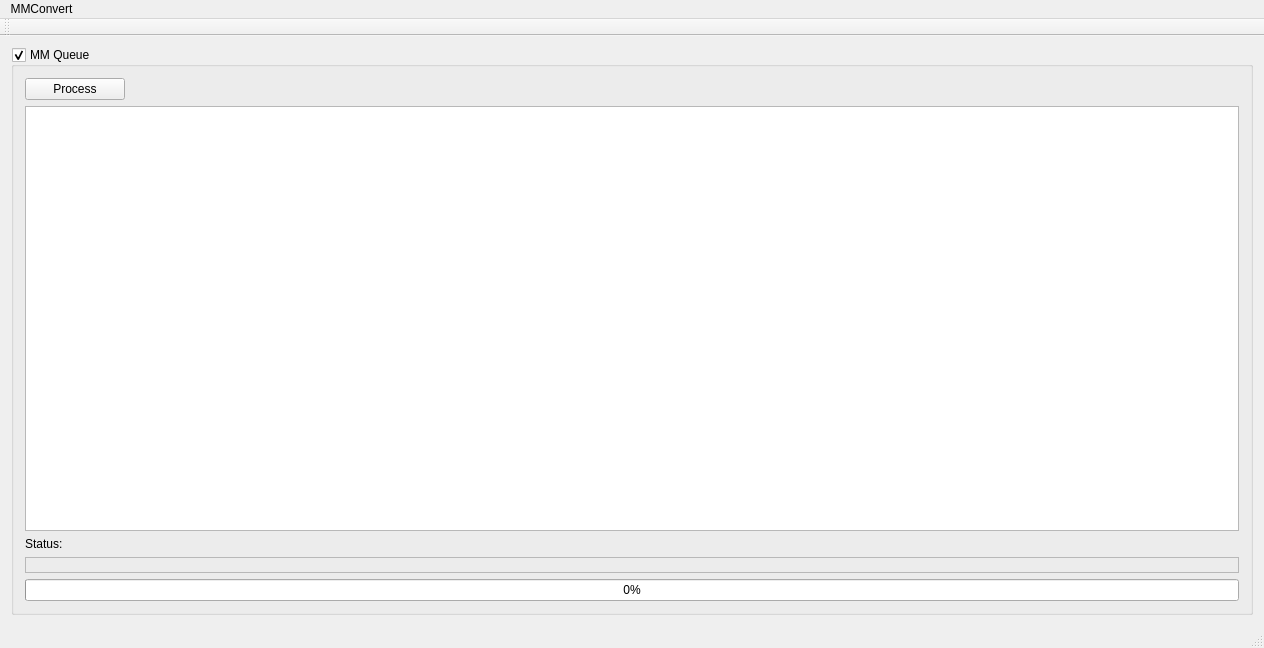
<?xml version="1.0" encoding="UTF-8"?>
<ui version="4.0">
 <class>MMConvert</class>
 <widget class="QMainWindow" name="MMConvert">
  <property name="geometry">
   <rect>
    <x>0</x>
    <y>0</y>
    <width>1264</width>
    <height>648</height>
   </rect>
  </property>
  <property name="minimumSize">
   <size>
    <width>0</width>
    <height>500</height>
   </size>
  </property>
  <property name="maximumSize">
   <size>
    <width>16777215</width>
    <height>1000</height>
   </size>
  </property>
  <property name="windowTitle">
   <string>MMConvert</string>
  </property>
  <property name="windowIcon">
   <iconset>
    <normaloff>../../../../storage/RomoShare/Movies/icons8-film-reel-48.png</normaloff>../../../../storage/RomoShare/Movies/icons8-film-reel-48.png</iconset>
  </property>
  <widget class="QWidget" name="centralWidget">
   <layout class="QGridLayout" name="gridLayout">
    <item row="0" column="0">
     <widget class="QGroupBox" name="gbQueue">
      <property name="title">
       <string>MM Queue</string>
      </property>
      <property name="checkable">
       <bool>true</bool>
      </property>
      <layout class="QGridLayout" name="gridLayout_2">
       <item row="0" column="0">
        <widget class="QPushButton" name="btnProcess">
         <property name="maximumSize">
          <size>
           <width>100</width>
           <height>16777215</height>
          </size>
         </property>
         <property name="text">
          <string>Process</string>
         </property>
        </widget>
       </item>
       <item row="1" column="0">
        <widget class="QTableView" name="tvDB">
         <property name="minimumSize">
          <size>
           <width>1021</width>
           <height>0</height>
          </size>
         </property>
         <property name="contextMenuPolicy">
          <enum>Qt::CustomContextMenu</enum>
         </property>
         <property name="frameShadow">
          <enum>QFrame::Sunken</enum>
         </property>
         <property name="selectionBehavior">
          <enum>QAbstractItemView::SelectRows</enum>
         </property>
        </widget>
       </item>
       <item row="2" column="0">
        <widget class="QLabel" name="label_6">
         <property name="text">
          <string>Status:</string>
         </property>
        </widget>
       </item>
       <item row="3" column="0">
        <widget class="QLabel" name="lblStatus">
         <property name="frameShape">
          <enum>QFrame::StyledPanel</enum>
         </property>
         <property name="text">
          <string/>
         </property>
        </widget>
       </item>
       <item row="4" column="0">
        <widget class="QProgressBar" name="progressBar">
         <property name="minimum">
          <number>0</number>
         </property>
         <property name="value">
          <number>0</number>
         </property>
        </widget>
       </item>
      </layout>
     </widget>
    </item>
   </layout>
  </widget>
  <widget class="QMenuBar" name="menuBar">
   <property name="geometry">
    <rect>
     <x>0</x>
     <y>0</y>
     <width>1264</width>
     <height>22</height>
    </rect>
   </property>
   <widget class="QMenu" name="menuMMConvert">
    <property name="title">
     <string>MMConvert</string>
    </property>
    <addaction name="actionFind_Dupes"/>
    <addaction name="separator"/>
    <addaction name="actionLoad_MegaBoom"/>
    <addaction name="actionCompare"/>
    <addaction name="separator"/>
    <addaction name="actionMM_Settings"/>
    <addaction name="separator"/>
    <addaction name="actionPlex_DB_Scan"/>
   </widget>
   <addaction name="menuMMConvert"/>
  </widget>
  <widget class="QToolBar" name="mainToolBar">
   <attribute name="toolBarArea">
    <enum>TopToolBarArea</enum>
   </attribute>
   <attribute name="toolBarBreak">
    <bool>false</bool>
   </attribute>
  </widget>
  <widget class="QStatusBar" name="statusBar"/>
  <action name="actionFind_Dupes">
   <property name="text">
    <string>Find Dupes</string>
   </property>
  </action>
  <action name="actionLoad_MegaBoom">
   <property name="text">
    <string>Load MegaBoom</string>
   </property>
  </action>
  <action name="actionCompare">
   <property name="text">
    <string>Compare</string>
   </property>
  </action>
  <action name="actionMM_Settings">
   <property name="text">
    <string>MM Settings</string>
   </property>
  </action>
  <action name="actionPlex_DB_Scan">
   <property name="text">
    <string>Plex DB Scan</string>
   </property>
  </action>
 </widget>
 <layoutdefault spacing="6" margin="11"/>
 <resources/>
 <connections/>
</ui>
